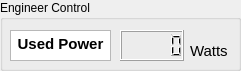
     <widget class="QGroupBox" name="tb_engineer_box">
      <property name="geometry">
       <rect>
        <x>740</x>
        <y>10</y>
        <width>241</width>
        <height>71</height>
       </rect>
      </property>
      <property name="title">
       <string>Engineer Control</string>
      </property>
      <widget class="QLCDNumber" name="tb_power_display">
       <property name="geometry">
        <rect>
         <x>120</x>
         <y>30</y>
         <width>64</width>
         <height>31</height>
        </rect>
       </property>
      </widget>
      <widget class="QTextBrowser" name="tb_power_txt">
       <property name="geometry">
        <rect>
         <x>10</x>
         <y>30</y>
         <width>101</width>
         <height>31</height>
        </rect>
       </property>
       <property name="verticalScrollBarPolicy">
        <enum>Qt::ScrollBarAlwaysOff</enum>
       </property>
       <property name="horizontalScrollBarPolicy">
        <enum>Qt::ScrollBarAlwaysOff</enum>
       </property>
       <property name="html">
        <string>&lt;!DOCTYPE HTML PUBLIC &quot;-//W3C//DTD HTML 4.0//EN&quot; &quot;http://www.w3.org/TR/REC-html40/strict.dtd&quot;&gt;
&lt;html&gt;&lt;head&gt;&lt;meta name=&quot;qrichtext&quot; content=&quot;1&quot; /&gt;&lt;meta charset=&quot;utf-8&quot; /&gt;&lt;style type=&quot;text/css&quot;&gt;
p, li { white-space: pre-wrap; }
hr { height: 1px; border-width: 0; }
li.unchecked::marker { content: &quot;\2610&quot;; }
li.checked::marker { content: &quot;\2612&quot;; }
&lt;/style&gt;&lt;/head&gt;&lt;body style=&quot; font-family:'Segoe UI'; font-size:10pt; font-weight:400; font-style:normal;&quot;&gt;
&lt;p align=&quot;center&quot; style=&quot; margin-top:0px; margin-bottom:0px; margin-left:0px; margin-right:0px; -qt-block-indent:0; text-indent:0px;&quot;&gt;&lt;span style=&quot; font-family:'MS Shell Dlg 2'; font-size:11pt; font-weight:696;&quot;&gt;Used Power&lt;/span&gt;&lt;/p&gt;&lt;/body&gt;&lt;/html&gt;</string>
       </property>
      </widget>
      <widget class="QLabel" name="tb_watt_txt">
       <property name="geometry">
        <rect>
         <x>190</x>
         <y>40</y>
         <width>41</width>
         <height>21</height>
        </rect>
       </property>
       <property name="font">
        <font>
         <pointsize>11</pointsize>
        </font>
       </property>
       <property name="text">
        <string>Watts</string>
       </property>
      </widget>
     </widget>
